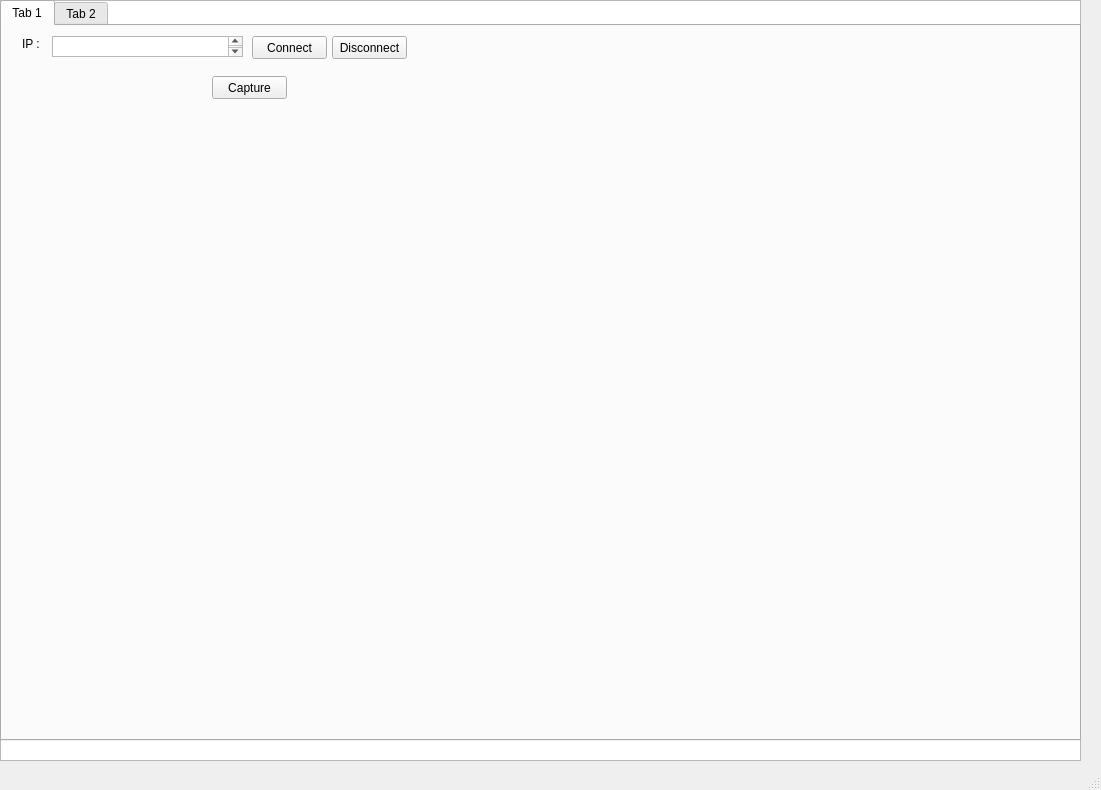
<?xml version="1.0" encoding="UTF-8"?>
<ui version="4.0">
 <class>MainWindow</class>
 <widget class="QMainWindow" name="MainWindow">
  <property name="geometry">
   <rect>
    <x>0</x>
    <y>0</y>
    <width>1101</width>
    <height>790</height>
   </rect>
  </property>
  <property name="windowTitle">
   <string>MainWindow</string>
  </property>
  <widget class="QWidget" name="centralwidget">
   <widget class="QTableWidget" name="tableWidget">
    <property name="geometry">
     <rect>
      <x>0</x>
      <y>0</y>
      <width>1081</width>
      <height>761</height>
     </rect>
    </property>
   </widget>
   <widget class="QTabWidget" name="tabWidget">
    <property name="geometry">
     <rect>
      <x>0</x>
      <y>0</y>
      <width>1081</width>
      <height>741</height>
     </rect>
    </property>
    <property name="currentIndex">
     <number>0</number>
    </property>
    <widget class="QWidget" name="tab">
     <attribute name="title">
      <string>Tab 1</string>
     </attribute>
     <widget class="QPushButton" name="pushButton">
      <property name="geometry">
       <rect>
        <x>250</x>
        <y>10</y>
        <width>75</width>
        <height>23</height>
       </rect>
      </property>
      <property name="text">
       <string>Connect</string>
      </property>
     </widget>
     <widget class="QTextEdit" name="textEdit">
      <property name="geometry">
       <rect>
        <x>50</x>
        <y>10</y>
        <width>191</width>
        <height>21</height>
       </rect>
      </property>
     </widget>
     <widget class="QPushButton" name="disconButton_2">
      <property name="geometry">
       <rect>
        <x>330</x>
        <y>10</y>
        <width>75</width>
        <height>23</height>
       </rect>
      </property>
      <property name="text">
       <string>Disconnect</string>
      </property>
     </widget>
     <widget class="QPushButton" name="pushButton_2">
      <property name="geometry">
       <rect>
        <x>210</x>
        <y>50</y>
        <width>75</width>
        <height>23</height>
       </rect>
      </property>
      <property name="text">
       <string>Capture</string>
      </property>
     </widget>
     <widget class="QLabel" name="label">
      <property name="geometry">
       <rect>
        <x>20</x>
        <y>10</y>
        <width>21</width>
        <height>16</height>
       </rect>
      </property>
      <property name="text">
       <string>IP :</string>
      </property>
     </widget>
    </widget>
    <widget class="QWidget" name="tab_2">
     <attribute name="title">
      <string>Tab 2</string>
     </attribute>
    </widget>
   </widget>
  </widget>
  <widget class="QMenuBar" name="menubar">
   <property name="geometry">
    <rect>
     <x>0</x>
     <y>0</y>
     <width>1101</width>
     <height>21</height>
    </rect>
   </property>
  </widget>
  <widget class="QStatusBar" name="statusbar"/>
 </widget>
 <resources/>
 <connections/>
</ui>
